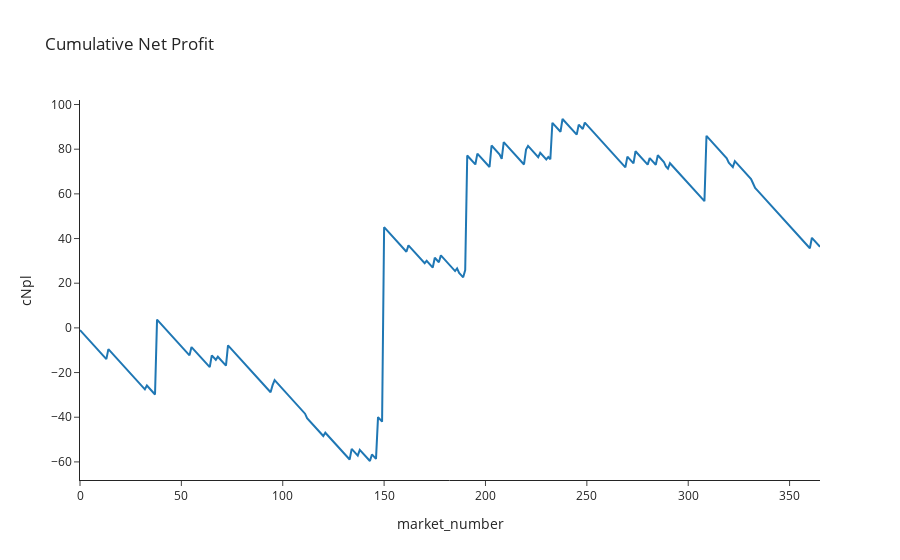

Here is the notebook cell this chart was saved with:
### Code cell
bet_eval_chart_cPl(bestJockey)

### Figure 1 — Plotly figure (JSON) as saved in the notebook; plotly's stock layout.template omitted (floating-point values rounded to 4 significant figures; data arrays with more than 128 entries replaced by an {"elided": "..."} marker saying what was removed)
{"data": [{"hovertemplate": "market_number=%{x}<br>cNpl=%{y}<extra></extra>", "legendgroup": "", "line": {"color": "#1F77B4", "dash": "solid"}, "mode": "lines", "name": "", "orientation": "v", "showlegend": false, "type": "scatter", "x": {"elided": "366 int values"}, "xaxis": "x", "y": {"elided": "366 float values"}, "yaxis": "y"}], "layout": {"legend": {"tracegroupgap": 0}, "title": {"text": "Cumulative Net Profit"}, "xaxis": {"anchor": "y", "domain": [0, 1], "title": {"text": "market_number"}}, "yaxis": {"anchor": "x", "domain": [0, 1], "title": {"text": "cNpl"}}}}
